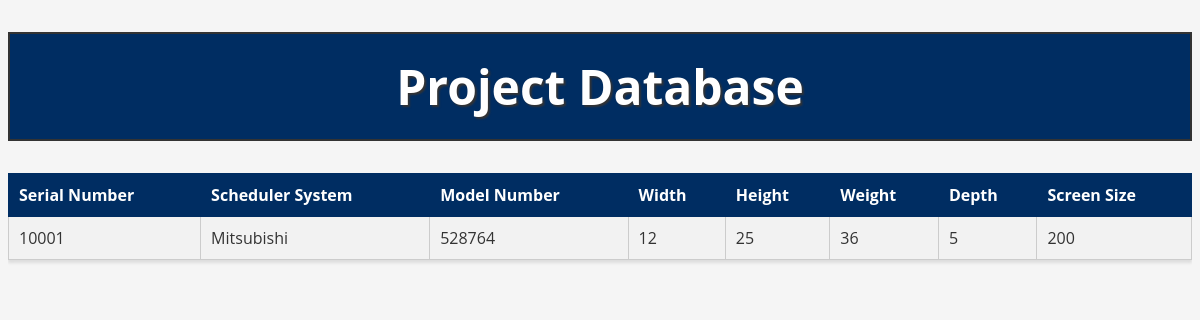
Page /details?modelNo=528764 on the earlier database version.
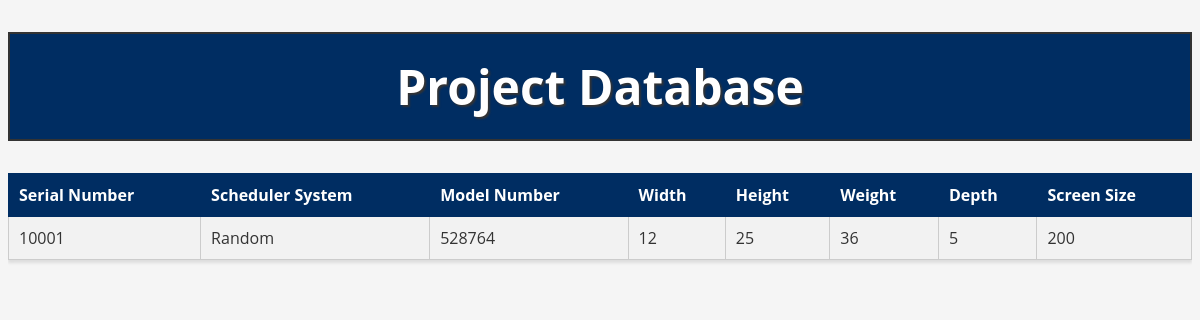
Same page on the later database version.
### tables this page shows
CREATE TABLE DigitalDisplay(serialNo char(10), schedulerSystem char(10), modelNo char(10), PRIMARY KEY(serialNo), FOREIGN KEY (modelNo) REFERENCES Model(modelNo));

### Part 4/app/app.py (the view)
@app.route('/details')
def details():
    model_no = request.args.get('modelNo')
    conn = db_connection(session.get('database'))
    cursor = conn.cursor()
    cursor.execute("""
        SELECT DigitalDisplay.*, Model.width, Model.height, Model.weight, Model.depth, Model.screenSize
        FROM DigitalDisplay
        JOIN Model ON DigitalDisplay.modelNo = Model.modelNo
        WHERE DigitalDisplay.modelNo = ?
    """, (model_no,))
    data = cursor.fetchone()
    conn.close()
    return render_template('detail.html', data=data)

### Part 4/app/app.py (called while the page is built)
def db_connection(database):
    conn = None
    try:
        conn = sqlite3.connect(database)
    except sqlite3.error as e:
        print(e)
    return conn

### Part 4/app/templates/detail.html
{% extends 'layout.html' %}
{% block content %}
<div class="table-wrapper">
    <table>
        <tr>
            <th>Serial Number</th>
            <th>Scheduler System</th>
            <th>Model Number</th>
            <th>Width</th>
            <th>Height</th>
            <th>Weight</th>
			<th>Depth</th>
			<th>Screen Size</th>
        </tr>
        <tr>
            {% for value in data %}
            <td>{{ value }}</td>
            {% endfor %}
        </tr>
    </table>
</div>
{% endblock %}

### Part 4/app/templates/layout.html (shortened to what this page needs)
<!DOCTYPE html>
<html lang="en">
  <head>
    <link rel="stylesheet" href="{{ url_for('static', filename='style.css') }}">
  </head>
  <body>
    <h1>Project Database</h1>
    {%block content%}{%endblock%}
  </body>
</html>

### Part 4/app/static/style.css (style rules this page uses)
body { font-family: 'Open Sans', sans-serif; background-color: #f5f5f5; color: #333; }
table { font-family: 'Open Sans', sans-serif; background-color: #fff; color: #333; border-collapse: collapse; width: 100%; margin-bottom: 20px; box-shadow: 0px 3px 3px rgba(0, 0, 0, 0.1); }
th { background-color: #002d62; color: #fff; font-weight: bold; padding: 10px; text-align: left; border: 1px solid #002d62; }
td { padding: 10px; border: 1px solid #ccc; }
tr:nth-child(even) { background-color: #f2f2f2; }
h1 { text-align: center; background-color: #002d62; padding: 20px; border: 2px solid #333; text-shadow: 2px 2px 2px #333; font-size: 48px; text-align: center; color: #fff; }
.table-wrapper { overflow-x: auto; }

Differences in the rows shown:
changed DigitalDisplay id 10001: schedulerSystem "Mitsubishi" → "Random"
